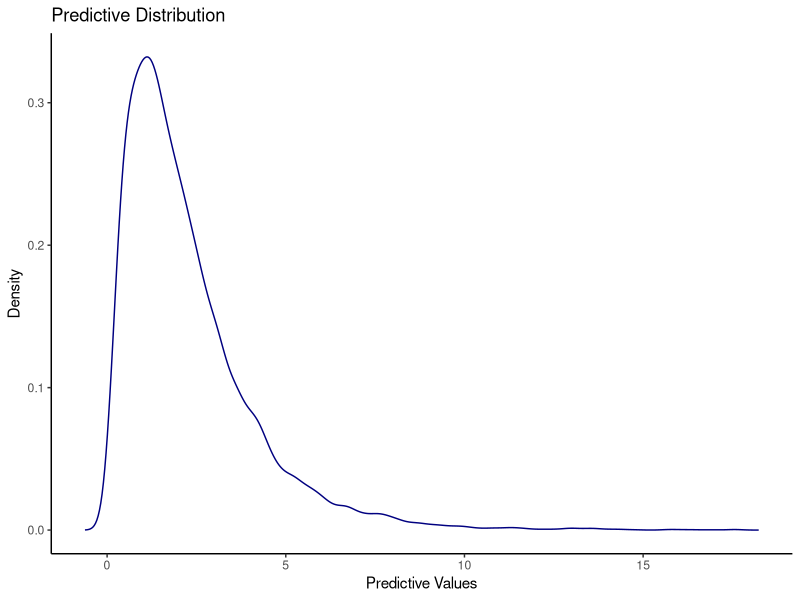
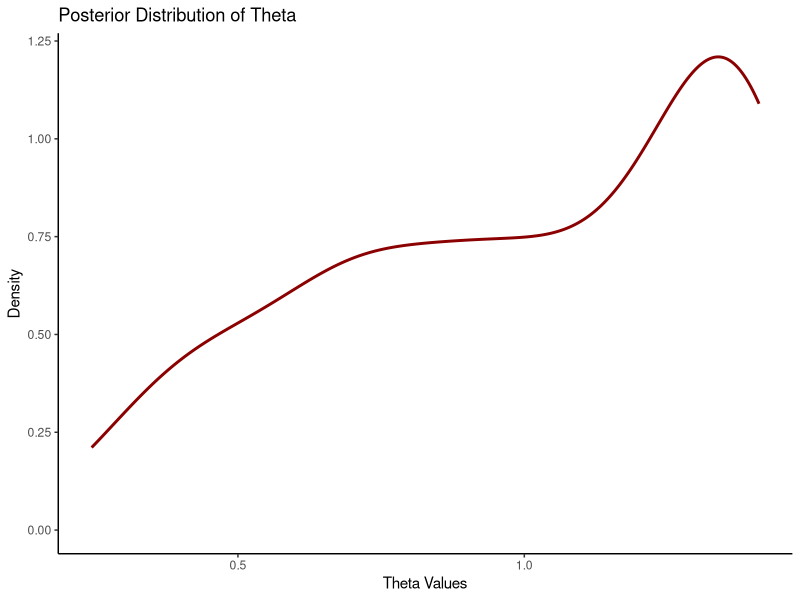

Reproduce these figures in R, in order.
## ---- chunk 1
knitr::opts_chunk$set(echo = TRUE)
library(ggplot2)
## ---- chunk 2
set.seed(12345)

y <- c(2.32,1.82,2.4,2.08,2.13)
n <- 5

N <- 10000

#generate thetas from the posterior distribution
theta <- rgamma(N, shape = 2*n + 1, rate = 0.5 + sum(y))

#generate predictive values form the given gamma density
y_tilde <- rgamma(N, shape = 2, rate = theta)

#calculate the density
dens_y_tilde <- density(y_tilde)

df_plot1 <- data.frame("x" = dens_y_tilde$x, "y" = dens_y_tilde$y)

ggplot(df_plot1) +
  geom_line(aes(x=x,y=y), color = "navy") +
  ggtitle("Predictive Distribution") +
  xlab("Predictive Values") +
  ylab("Density") +
  theme_classic()
## ---- chunk 3
prob <- mean(y_tilde < 1.9)
## ---- chunk 4
set.seed(12345)

weeks <- 30
weights <- matrix(NA, nrow = N, ncol = weeks)

for (i in 1:N){
  #generate thetas from the posterior distribution
  theta <- rgamma(weeks, shape = 2*n + 1, rate = 0.5 + sum(y))
  
  #generate predictive values form the given gamma density
  weights[i,]<- t(rgamma(weeks, shape = 2, rate = theta))
}

overweight_weeks <- mean(rowSums(weights > 2.4))
## ---- chunk 5
#given loss function
loss_function <- function(a, weights){
  res <- a + mean(rowSums(weights > 0.9*log(a)))
  return(res)
}

a <- runif(1000,1,10)
loss_results <- rep(NA,length(a),1)
count <- 0

for (i in a){
  count <- count + 1
  loss_results[count] = loss_function(i, weights)
}

optimal_a <- a[which.min(loss_results)]
## ---- chunk 6
set.seed(1)

logPost <- function(theta,n,sumlogx){
  
  logLik <- -n*theta**2 + 2*theta*sumlogx
  
  return(logLik)
}

theta <- runif(100,0,1)
n <- 5
sumlogx <- 2

posterior <- exp(logPost(theta,n,sumlogx))

posterior <- posterior/(0.01*sum(posterior))

df_plot2 <- data.frame("x"=posterior)

ggplot(df_plot2, aes(x=x)) +
  geom_density(colour = "red4", size = 1) +
  ggtitle("Posterior Distribution of Theta") +
  xlab("Theta Values") +
  ylab("Density") +
  theme_classic()
